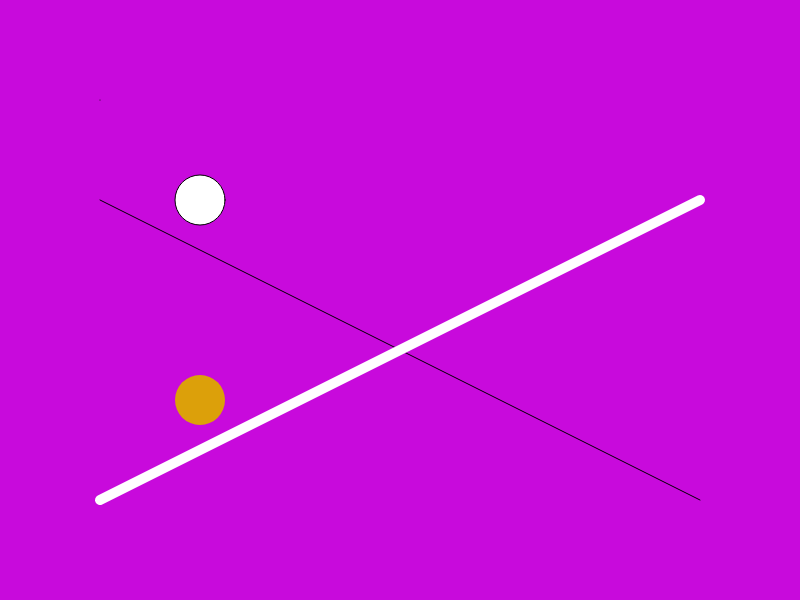
Frame 1 (no input)
Frame 60 (no input): identical to frame 1, image omitted
Frame 120 (the mouse pressed at the canvas centre since frame 60): identical to frame 1, image omitted

The p5.js sketch that drew this single still picture (run headless with seeded random() and noise() and a simulated clock; from frame 60 on, the mouse is pressed at the canvas centre):

// p5.js sketch
// ── sketch.js
// these double slashes indicate the following is a comment
// the computer will ignore everything on the lines
// so you can leave yourself notes
// this is helpful so you know whet you were thinking
// when you revisit your code 6 months later

function setup() {  // setup is called once when the sketch first starts
    createCanvas(800, 600);     // create a canvas in the browser
    //    background(127);      // fill in a greyscale background color
    background(200, 10, 220);   // fill in a rgb background color
    point(100, 100);            // draw a point
    line(100, 200, 700, 500);   // draw a line
    strokeWeight(10);           // change the thickness of all following lines
    stroke(255);                // change the greyscale color of the liens, default is black
    line(700, 200, 100, 500);
    strokeWeight(1);
    stroke(0);
    ellipse(200, 200, 50, 50);  // draw an ellipse
    noStroke();                 // stop drawing outlines around shapes
    fill(220, 160, 10);         // change the rgb fill color of shapes
    ellipse(200, 400, 50, 50);
}

function draw() {} // draw happens repeatedly
